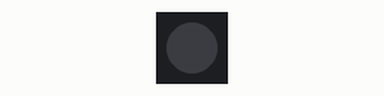
This sketch was run on a simulated Arduino Uno, built with avr-gcc and run on an emulated ATmega328P. On the bench: 1 RGB LEDs in strip order, left to right. Dim RGB values are drawn brighter than linear; colours are those a GRB WS2812 strip shows for the declared byte order; random numbers use the default seed unless the sketch sets one.

Above: at 0.1 s.
At 2.15 s:
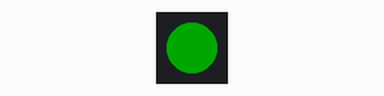
At 15.37 s:
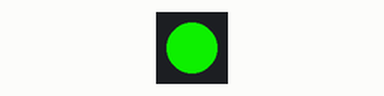
At 39.83 s:
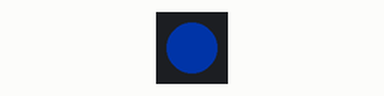
Timing chart, 0 to 40.0 s (numbered marks = the images above):
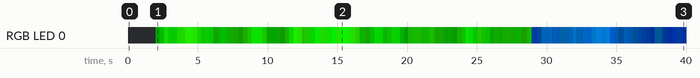

The sketch:

jackolantern.ino
```cpp
#include <avr/power.h>
#include <avr/sleep.h>
#include <FastLED.h>
#include "MyCandle.h"

CRGB leds[NUM_LEDS];
MyCandle candle;

void setup() {
  power_timer1_disable();
  power_adc_disable();
  power_usi_disable();             // Knocks out TinyWire library

  delay(2000);
  FastLED.addLeds<WS2812B, 1>(leds, NUM_LEDS);
  FastLED.clear();
  FastLED.show();
  candle.init(HUE_RED, HUE_RED, HUE_RED + 15, 55, 50, 5);
}

void loop() {
  uint16_t rval = random16(0, 30000);

  if (rval == 13)
    candle.init(HUE_PURPLE, HUE_PURPLE - 10, HUE_PURPLE + 5, 55, 50, 5);
  if (rval == 57)
    candle.init(HUE_RED, HUE_RED, HUE_RED + 15, 55, 50, 5);
  if (rval == 236)
    candle.init(HUE_GREEN, HUE_GREEN - 10, HUE_GREEN + 10, 55, 50, 5);

  candle.runCandle();
  delay(5);
}
```

MyCandle.cpp
```cpp
/*
 * MyCandle.cpp
 *
 *  Created on: Jun 13, 2016
 *      Author: pete
 */
#include "MyCandle.h"

extern CRGB leds[NUM_LEDS];

MyCandle::MyCandle()
{
  m_varianceDirection = CANDLE_UP;
  m_varChangeLikely = 0;
  m_hueChangeLikely = 0;
  m_hueTargetHigh = 0;
  m_hueTargetLow = 0;
  m_hueDirection = 0;
  m_huePriority = 0;
  m_huePrioCount = 0;
}

MyCandle::~MyCandle()
{
}

void MyCandle::init(HSVHue c, uint8_t tl, uint8_t th, uint8_t vcl, uint8_t hcl, uint8_t prio)
{
  m_varianceDirection = CANDLE_UP;
  m_hueDirection = HUE_LEVEL;
  m_huePrioCount = 0;

  for(uint8_t i = 0; i < NUM_LEDS; i++) {
    m_candles[i].h = c;
    m_candles[i].v = 100;
    m_candles[i].s = 255;
  }
  if (vcl < 4)
    vcl = 4;

  m_varChangeLikely = vcl;

  if (hcl < 4)
    hcl = 4;

  m_hueChangeLikely = hcl;

  m_hueTargetHigh = th;
  m_hueTargetLow = tl;
  m_huePriority = prio;
}

void MyCandle::setVariance()
{
  if (m_candles[0].v <= 80) {
    m_varianceDirection = CANDLE_UP;
    return;
  }

  if (m_candles[0].v >= 250) {
    m_varianceDirection = CANDLE_DOWN;
    return;
  }

  switch (random8(0, m_varChangeLikely)) {
  case 1:
    m_varianceDirection = CANDLE_DOWN;
    break;
  case 2:
    m_varianceDirection = CANDLE_UP;
    break;
  case 3:
    m_varianceDirection = CANDLE_LEVEL;
    break;
  }
}

void MyCandle::setHue()
{
  if (m_candles[0].h >= m_hueTargetHigh) {
    m_hueDirection = HUE_DOWN;
    return;
  }

  if (m_candles[0].h <= m_hueTargetLow) {
    m_hueDirection = HUE_UP;
    return;
  }

  switch (random8(0, m_hueChangeLikely)) {
  case 1:
    m_hueDirection = HUE_DOWN;
    break;
  case 2:
    m_hueDirection = HUE_UP;
    break;
  case 3:
    m_hueDirection = HUE_LEVEL;
    break;
  }
}

void MyCandle::oscillate()
{
  for (uint8_t i = 0; i < NUM_LEDS; i++) {
    if ((m_huePrioCount++ % m_huePriority) == 0)
      m_candles[i].h += m_hueDirection;

    m_candles[i].v += m_varianceDirection;
  }
  hsv2rgb_rainbow(m_candles, leds, NUM_LEDS);
  FastLED.show();
}

void MyCandle::runCandle()
{
  setVariance();
  setHue();

  oscillate();
}
```

MyCandle.h
```cpp
#include <FastLED.h>
/*
 * MyCandle.h
 *
 *  Created on: Jun 13, 2016
 *      Author: pete
 */

#define NUM_LEDS        1
#define CANDLE_DOWN    -1
#define CANDLE_LEVEL    0
#define CANDLE_UP       1
#define HUE_DOWN        -1
#define HUE_LEVEL       0
#define HUE_UP          1

class MyCandle {
public:
  MyCandle();
  ~MyCandle();

  void init(HSVHue, uint8_t, uint8_t, uint8_t, uint8_t, uint8_t);
  void runCandle();
  void setVariance();
  void setHue();
  void oscillate();

private:
  CHSV m_candles[NUM_LEDS];
  int m_varianceDirection;
  int m_hueDirection;
  uint8_t m_hueChangeLikely;
  uint8_t m_varChangeLikely;
  uint8_t m_hueTargetLow;
  uint8_t m_hueTargetHigh;
  uint8_t m_huePriority;
  uint8_t m_huePrioCount;
};
```

Measured:
- by itself, RGB LED 0: off → RGB(0, 40, 0) at 2.0 s, → RGB(2, 73, 0) 0.30 s later, → RGB(10, 140, 0) 0.30 s later, → RGB(4, 100, 0) 0.30 s later, … (160 changes in this stretch)
